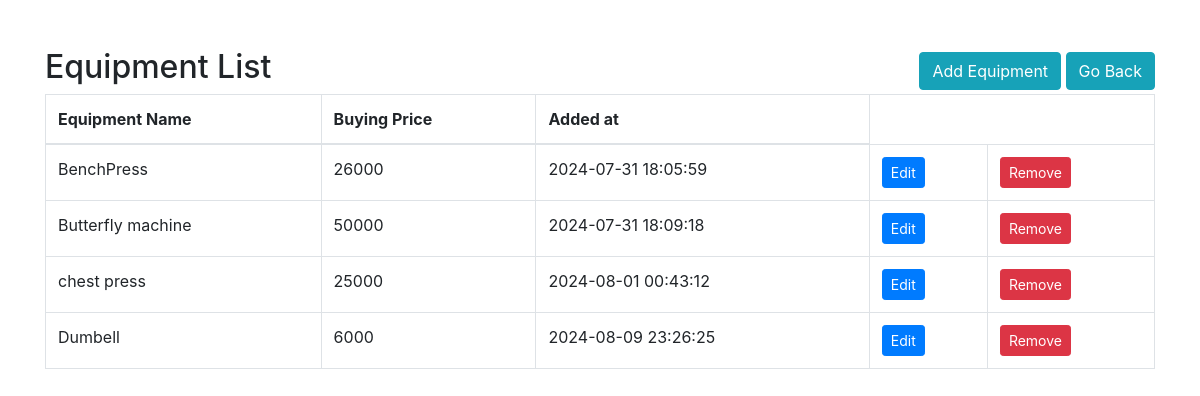
Screenshot of /readEquipment.php with the database file from the repository.
### tables this page shows
CREATE TABLE `Equipments` (
  `EquipmentID` int(11) NOT NULL,
  `AddedBy` enum('owner','trainer','member','worker','janitor') NOT NULL,
  `EquipmentName` varchar(30) NOT NULL,
  `BuyingPrice` int(11) NOT NULL,
  `CreatedAt` datetime NOT NULL DEFAULT current_timestamp(),
  `CreatedBy` int(11) DEFAULT NULL
);

### readEquipment.php (the view, shortened to what this page needs)
<?php
include 'config.php';
$sql = "SELECT EquipmentID, EquipmentName, BuyingPrice, CreatedAt FROM Equipments";
$result = $mysqli->query($sql);
?>
<!DOCTYPE html>
<html lang="en">
<head>
    <link href="https://stackpath.bootstrapcdn.com/bootstrap/4.5.2/css/bootstrap.min.css" rel="stylesheet">
</head>
<body>
    <div class="container mt-5">
        <div class="d-flex justify-content-between align-items-center">
            <h2>Equipment List</h2>
            <div>
            <a href="equipments.php" class="btn btn-info">Add Equipment</a>
            <a href="adminDashboard.php" class="btn btn-info">Go Back</a>
            </div>
        </div>
        <?php if ($result->num_rows > 0) {
        ?>
            <table class="table table-bordered">
                <thead>
                    <tr>
                        <th>Equipment Name</th>
                        <th>Buying Price</th>
                        <th>Added at</th>
                    </tr>
                </thead>
                <tbody>
                    <?php
                    while ($row = $result->fetch_assoc()) { ?>
                        <tr>
                            <td><?= $row['EquipmentName'] ?></td>
                            <td><?= $row['BuyingPrice'] ?></td>
                            <td><?= $row['CreatedAt'] ?></td>
                            <td>
                                <a href="editEquipment.php?id=<?= $row['EquipmentID'] ?>" class="btn btn-primary btn-sm">Edit</a>
                            </td>
                            <td>
                                <a href="deleteEquipment.php?id=<?= $row['EquipmentID'] ?>" class="btn btn-danger btn-sm">Remove</a>
                            </td>
                        </tr>
                    <?php } ?>
                </tbody>
            </table>
        <?php
        } else {
        ?>
            <div class="alert alert-warning" role="alert">
                No Equipment found.
            </div>
        <?php
        } ?>
    </div>
</body>
</html>

### rows the page displays
equipments: EquipmentName "BenchPress", BuyingPrice "26000", CreatedAt "2024-07-31 18:05:59"
equipments: EquipmentName "Butterfly machine", BuyingPrice "50000", CreatedAt "2024-07-31 18:09:18"
equipments: EquipmentName "chest press", BuyingPrice "25000", CreatedAt "2024-08-01 00:43:12"
equipments: EquipmentName "Dumbell", BuyingPrice "6000", CreatedAt "2024-08-09 23:26:25"
